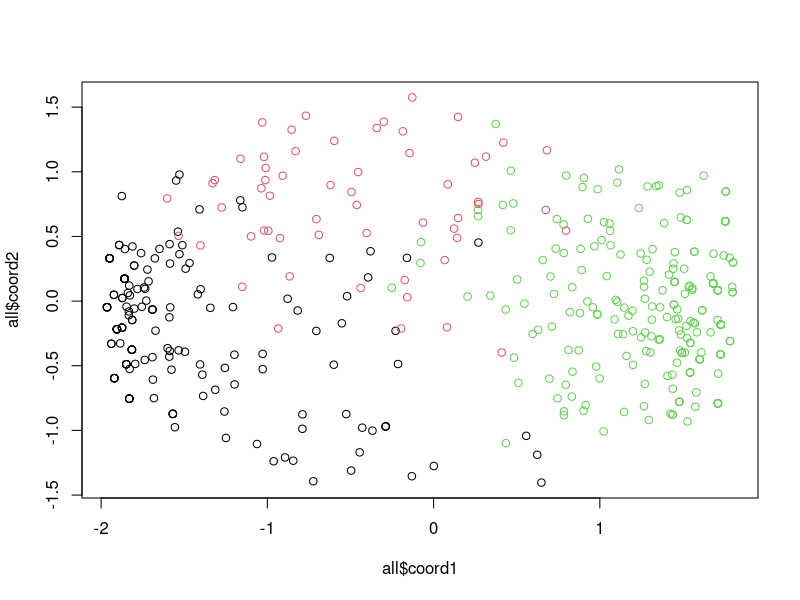

The R script that drew this image:
#======= LOADING JMP DATA ======#

distmat <- read.csv("DistanceMatrixJMP.csv",header=TRUE,sep=",")[,-1] #distance matrix
clusters <- read.csv("ClustersJMP.csv",header=TRUE,sep=",") # data and cluster assignments

cmdcoords <- cmdscale(distmat,k=2)
all <- cbind(clusters[,1:17],cmdcoords,clusters[,18]) # coordinates cluster assignments

colnames(all) <- c(paste("q",seq(1,17,1),sep=""),"coord1","coord2","Cluster")

plot(all$coord1,all$coord2,col=as.factor(all$Cluster))

#======= JMP proportions ======#

all$q1 <- ifelse(all$q1=="republican","n","y") # commensurate coding

clustsize <- tapply(clusters[,1],clusters$Cluster,length)
clustsize


#====== for cluster 1, all questions ======#
props1 <- matrix(0,nrow=17,ncol=3)
resp <- c("y","n","?")

for (q in 1:17){
  for (i in 1:3){
    props1[q,i] <- sum(all[all$Cluster==1,q]==resp[i])/clustsize[1]
  }
}

#====== for cluster 2, all questions ======#
props2 <- matrix(0,nrow=17,ncol=3)
resp <- c("y","n","?")

for (q in 1:17){
  for (i in 1:3){
    props2[q,i] <- sum(all[all$Cluster==2,q]==resp[i])/clustsize[2]
  }
}

#====== for cluster 3, all questions ======#
props3 <- matrix(0,nrow=17,ncol=3)
resp <- c("y","n","?")

for (q in 1:17){
  for (i in 1:3){
    props3[q,i] <- sum(all[all$Cluster==3,q]==resp[i])/clustsize[3]
  }
}


props1;props2;props3